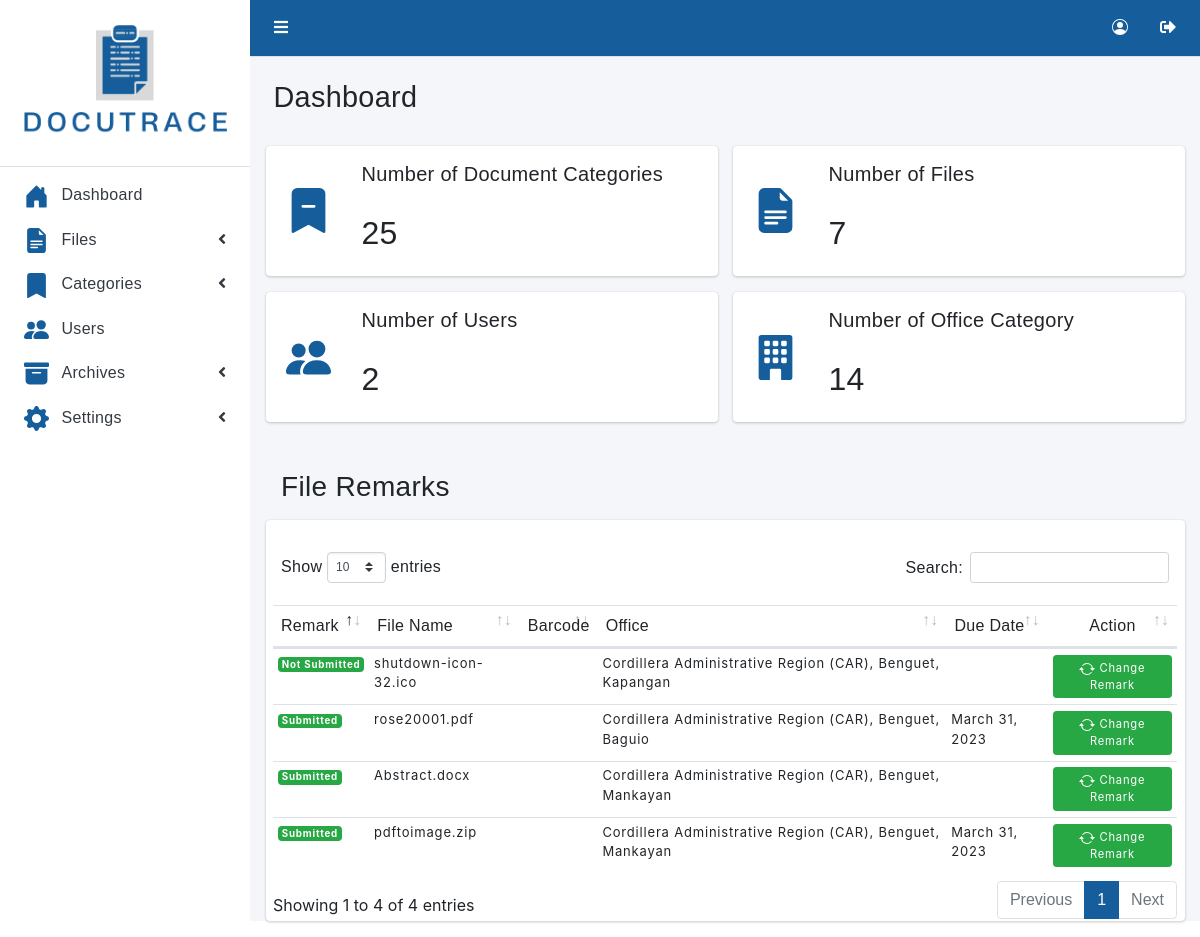
/admin/index.php (signed in), run on the app's committed database.
### tables this page shows
CREATE TABLE Files (
  id_num int(50) unsigned ZEROFILL auto_increment,
  office_id_num int(50) DEFAULT NULL,
  Barcode varchar(255) DEFAULT NULL,
  Category varchar(255) DEFAULT NULL,
  Description varchar(255) DEFAULT NULL,
  FileLocation varchar(255) DEFAULT NULL,
  File varchar(255) DEFAULT NULL,
  UploadedBy varchar(255) DEFAULT NULL,
  Date varchar(255) DEFAULT NULL,
  Remark enum("Submitted", "Not Submitted") DEFAULT NULL,
  ArchiveStatus varchar(255) DEFAULT 'Not Archived',

  PRIMARY KEY  (id_num)
);

CREATE TABLE OfficeSettings (
  office_id_num int(50) unsigned ZEROFILL auto_increment,
  Region varchar(255) DEFAULT NULL,
  Province varchar(255) DEFAULT NULL,
  cityMunicipality varchar(255) DEFAULT NULL,
  ArchiveStatus varchar(255) DEFAULT 'Not Archived',

  PRIMARY KEY  (office_id_num)
);

CREATE TABLE DocumentCategory (
  id_num int(50) unsigned ZEROFILL auto_increment,
  DocumentCategoryName varchar(255) DEFAULT NULL,
  Description varchar(255) DEFAULT NULL,
  Frequency enum("Monthly", "Quarterly", "Daily") DEFAULT NULL,
  DueDate varchar(255) DEFAULT NULL,
  ArchiveStatus varchar(255) DEFAULT 'Not Archived',
  
  PRIMARY KEY  (id_num)
);

### admin/index.php (the view, shortened to what this page needs)
<?php
   require '../php/centralConnection.php';
?>
<!DOCTYPE html>
<html lang="en">
<head>
   <link rel="stylesheet" href="../asset/fontawesome/css/all.min.css">
   <link rel="stylesheet" href="../asset/css/adminlte.min.css">
   <link rel="stylesheet" href="../asset/css/style.css">
   <link rel="stylesheet" href="../asset/tables/datatables-bs4/css/dataTables.bootstrap4.min.css">
   <link rel="stylesheet" href="../css/style.css">
   <link rel="stylesheet" href="../asset/jquery-confirm.min.css">
</head>
<body class="hold-transition sidebar-mini layout-fixed">
   <div class="wrapper">
      <nav class="main-header navbar navbar-expand navbar-light" style="background-color: rgb(22,94,155)">
         <ul class="navbar-nav">
            <li class="nav-item">
               <a class="nav-link iconsTop" data-widget="pushmenu" href="#" role="button"><i class="fas fa-bars"></i></a>
            </li>
         </ul>
         <ul class="navbar-nav ml-auto">
            <li class="nav-item">
               <a class="nav-link iconsTop" href="#" data-toggle='modal' data-target='#editIconUser' role="button" style="margin-top: -3%;">
               </a>
            </li>
            <li class="nav-item">
               <a class="nav-link iconsTop" href="../php/logout.php">
                  <i class="fas fa-sign-out-alt"></i>
               </a>
            </li>
         </ul>
      </nav>
      <aside class="main-sidebar sidebar-light-primary">
            <a href="index.php" class="brand-link">
        <img src="../asset/img/DOCUTRACE.png" alt="DOCUTRACE Logo" id="docutraceLogo">
         </a>
         <div class="sidebar">
            <nav class="mt-2">
               <ul class="nav nav-pills nav-sidebar flex-column" data-widget="treeview" role="menu"
                  data-accordion="false">
                  <li class="nav-item">
                     <a href="index.php" class="nav-link">
                        <p>
                           Dashboard
                        </p>
                     </a>
                  </li>
                  <li class="nav-item">
                     <a href="#" class="nav-link">
                        <p>
                           Files
                        </p>
                        <i class="right fas fa-angle-left"></i>
                     </a>
                  </li>
                  <li class="nav-item">
                     <a href="#" class="nav-link">
                     <svg xmlns="http://www.w3.org/2000/svg" width="25" height="25" fill="rgb(22,94,155)" class="bi bi-bookmark-fill" viewBox="0 0 16 16">
                     <path d="M2 2v13.5a.5.5 0 0 0 .74.439L8 13.069l5.26 2.87A.5.5 0 0 0 14 15.5V2a2 2 0 0 0-2-2H4a2 2 0 0 0-2 2z"/>
                     </svg>
                        <p>
                           Categories
                        </p>
                        <i class="right fas fa-angle-left"></i>
                     </a>
                  </li>
                  <li class="nav-item adminOnly">
                     <a href="users.php" class="nav-link">
                        <p>
                           Users
                        </p>
                     </a>
                  </li>
                  <li class="nav-item adminOnly">
                     <a href="#" class="nav-link">
                        <p>
                           Archives
                        </p>
                        <i class="right fas fa-angle-left"></i>
                     </a>
                  </li>
                  <li class="nav-item adminOnly">
                     <a href="#" class="nav-link">
                        <p>
                           Settings
                        </p>
                        <i class="right fas fa-angle-left"></i>
                     </a>
                  </li>
               </ul>
            </nav>
         </div>
      </aside>
      <div class="content-wrapper">
         <div class="content-header">
            <div class="container-fluid">
               <div class="row mb-2">
                  <div class="col-sm-6">
                     <h1 class="m-0">Dashboard</h1>
                  </div>
               </div>
            </div>
         </div>
         <section class="content">
            <div class="container-fluid">
               <div class="row">
                  <div class="col-md-6">
                     <div class="info-box">
                        <a href="category.php" class="info-box-icon">
                           <span class="info-box-icon text-success" style="height: 100%;"><svg xmlns="http://www.w3.org/2000/svg" width="45" height="45" fill="rgb(22,94,155)" class="bi bi-bookmark-dash-fill" viewBox="0 0 16 16">
                                 <path fill-rule="evenodd" d="M2 15.5V2a2 2 0 0 1 2-2h8a2 2 0 0 1 2 2v13.5a.5.5 0 0 1-.74.439L8 13.069l-5.26 2.87A.5.5 0 0 1 2 15.5zM6 6a.5.5 0 0 0 0 1h4a.5.5 0 0 0 0-1H6z"/>
                              </svg></span>
                        </a>
                        <div class="info-box-content">
                           <span class="info-box-text">
                              <h5>Number of Document Categories</h5>
                           </span>
                           <span class="info-box-number">
                              <?php
                                    $query ="SELECT COUNT(*) as count FROM DocumentCategory";
                                    $result = mysqli_query($connect, $query);
                                    if($result){
                                       $row = mysqli_fetch_assoc($result);
                                       echo "<h2>" . $row['count'] . "</h2>";
                                    }
                              ?>
                           </span>
                        </div>
                     </div>
                  </div>
                  <div class="col-md-6">
                     <div class="info-box">
                        <a href="files.php" class="info-box-icon">
                           <span class="info-box-icon text-info" style="height: 100%;"></span>
                        </a>
                        <div class="info-box-content">
                           <span class="info-box-text">
                              <h5>Number of Files</h5>
                           </span>
                           <span class="info-box-number">
                              <?php
                                    $query ="SELECT COUNT(*) as count FROM Files";
                                    $result = mysqli_query($connect, $query);
                                    if($result){
                                       $row = mysqli_fetch_assoc($result);
                                       echo "<h2>" . $row['count'] . "</h2>";
                                    }
                              ?>
                           </span>
                        </div>
                     </div>
                  </div>
                  <div class="col-md-6 adminOnly">
                     <div class="info-box">
                        <a href="users.php" class="info-box-icon">
                           <span class="info-box-icon text-info" style="height: 100%;"></span>
                        </a>
                        <div class="info-box-content">
                           <span class="info-box-text">
                              <h5>Number of Users</h5>
                           </span>
                           <span class="info-box-number">
                              <?php
                                    $query ="SELECT COUNT(*) as count FROM Users";
                                    $result = mysqli_query($connect, $query);
                                    if($result){
                                       $row = mysqli_fetch_assoc($result);
                                       echo "<h2>" . $row['count'] . "</h2>";
                                    }
                              ?>
                           </span>
                        </div>
                     </div>
                  </div>
                  <div class="col-md-12" id="NumberOfficeCategory">
                     <div class="info-box">
                        <a href="settings.php" class="info-box-icon">
                           <span class="info-box-icon text-info" style="height: 100%;"></span>
                        </a>
                        <div class="info-box-content">
                           <span class="info-box-text">
                              <h5>Number of Office Category</h5>
                           </span>
                           <span class="info-box-number">
                              <?php
                                    $query ="SELECT COUNT(cityMunicipality) as count FROM OfficeSettings";
                                    $result = mysqli_query($connect, $query);
                                    if($result){
                                       $row = mysqli_fetch_assoc($result);
                                       echo "<h2>" . $row['count'] . "</h2>";
                                    }
                              ?>
                           </span>
                        </div>
                     </div>
                  </div>
               </div>
               <br>
               <div class="container-fluid">
                  <div class="row mb-2">
                     <div class="col-sm-6">
                        <h3 class="m-0">File Remarks</h3>
                     </div>
                  </div>
               </div>
               <div class="card card-info">
                  <br>
                  <div class="col-md-12">
                     <table id="example1" class="table">
                        <thead class="btn-cancel">
                           <tr>
                              <th>Remark</th>
                              <th>File Name</th>
                              <th>Barcode</th>
                              <th>Office</th>
                              <th>Due Date</th>
                              <th class="text-center">Action</th>
                           </tr>
                        </thead>
                        <tbody>
                           <?php
                           $query ="SELECT * FROM Files WHERE ArchiveStatus != 'Archived'";
                           $result = mysqli_query($connect, $query);
                                 if($result != ''){
                                    while($row = mysqli_fetch_array($result)){
                                       $Remark = $row['Remark'];
                                       $File = $row['File'];
                                       $Barcode = $row['Barcode'];
                                       $Office = "";
                                       $DueDate = "";
                                       $Category = $row['Category'];
                                       $office_ID = $row['office_id_num'];
                                       $file_id_num = $row['id_num'];
                                       $current_date = date('Y-m-d');
                                       $sql ="SELECT Region, Province, cityMunicipality FROM OfficeSettings WHERE office_id_num='$office_ID'";
                                       $result1 = mysqli_query($connect, $sql);
                                       if($result1){
                                          $row1 = mysqli_fetch_assoc($result1);
                                          $Office = $row1['Region'] . ", " . $row1['Province']. ", " . $row1['cityMunicipality'];
                                       }
                                       $sql ="SELECT * FROM DocumentCategory WHERE DocumentCategoryName='$Category'";
                                       $result2 = mysqli_query($connect, $sql);
                                       if($result2){
                                          $row2 = mysqli_fetch_assoc($result2);
                                          $DueDateNumFormat=$row2['DueDate'];
                                          if($DueDateNumFormat != ''){
                                             $dueTimestamp = strtotime($DueDateNumFormat);
                                             $DueDate = date('F j, Y', $dueTimestamp);
                                          }
                                       }
                                       if($current_date < $DueDateNumFormat || $Remark == "Submitted" || $DueDateNumFormat == ""){
                                          echo "
                                          <tr>
                                                <td><span class='badge bg-success'>$Remark</td>
                                                <td>$File</td>
                                                <td>$Barcode</td>
                                                <td>$Office</td>
                                                <td>$DueDate</td>
                                                <td class='text-center'>
                                                   <a class='btn btn-sm btn-success' href='../php/changeRemark.php?id=$file_id_num&remark=$Remark'><svg xmlns='http://www.w3.org/2000/svg' width='16' height='16' fill='currentColor' class='bi bi-arrow-repeat' viewBox='0 0 16 16'>
                                                   <path d='M11.534 7h3.932a.25.25 0 0 1 .192.41l-1.966 2.36a.25.25 0 0 1-.384 0l-1.966-2.36a.25.25 0 0 1 .192-.41zm-11 2h3.932a.25.25 0 0 0 .192-.41L2.692 6.23a.25.25 0 0 0-.384 0L.342 8.59A.25.25 0 0 0 .534 9z'/>
                                                   <path fill-rule='evenodd' d='M8 3c-1.552 0-2.94.707-3.857 1.818a.5.5 0 1 1-.771-.636A6.002 6.002 0 0 1 13.917 7H12.9A5.002 5.002 0 0 0 8 3zM3.1 9a5.002 5.002 0 0 0 8.757 2.182.5.5 0 1 1 .771.636A6.002 6.002 0 0 1 2.083 9H3.1z'/>
                                                 </svg> Change Remark</a>
                                                </td>
                                          </tr>";
                                       }
                                    }
                                 }
                           ?>
                        </tbody>
                     </table>
                  </div>
               </div>
            </div>
         </section>
      </div>
   </div>
</body>
</html>

### asset/css/style.css (style rules this page uses)
h1,h2,h3,h4,h5,h6,p,label,button,th { font-family: 'Trebuchet MS', 'Lucida Sans Unicode', 'Lucida Grande', 'Lucida Sans', Arial, sans-serif !important; padding: 0.5rem 0.5rem; font-weight: 100; letter-spacing: 0.02rem; }
li a { font-family: 'Trebuchet MS', 'Lucida Sans Unicode', 'Lucida Grande', 'Lucida Sans', Arial, sans-serif !important; font-weight: 100; }
li { font-family: 'Trebuchet MS', 'Lucida Sans Unicode', 'Lucida Grande', 'Lucida Sans', Arial, sans-serif !important; font-weight: 100; }
table td { font-size: 13px !important; letter-spacing: 0.0625em; margin:-10px; border-spacing: 1em; }
#docutraceLogo { width: 100%; }

### css/style.css (style rules this page uses)
td a.btn { font-size: 0.7rem; }
th { padding: 0.5rem !important; }
table tr td { padding: 0.3rem !important; }
.iconsTop { color: white !important; }
.btn { min-width: 75px; margin: 1px 0; }

### data on the page
files: Remark "Submitted", File "rose20001.pdf", officesettings.Region+Province+cityMunicipality "Cordillera Administrative Region (CAR), Benguet, Baguio", documentcategory.DueDate "March 31, 2023"
files: Remark "Submitted", File "Abstract.docx", officesettings.Region+Province+cityMunicipality "Cordillera Administrative Region (CAR), Benguet, Mankayan"
files: Remark "Not Submitted", File "shutdown-icon-32.ico", officesettings.Region+Province+cityMunicipality "Cordillera Administrative Region (CAR), Benguet, Kapangan"
files: Remark "Submitted", File "pdftoimage.zip", officesettings.Region+Province+cityMunicipality "Cordillera Administrative Region (CAR), Benguet, Mankayan", documentcategory.DueDate "March 31, 2023"

### other printed values
$row['count'] "25"
$row['count'] "7"
$row['count'] "2"
$row['count'] "14"
